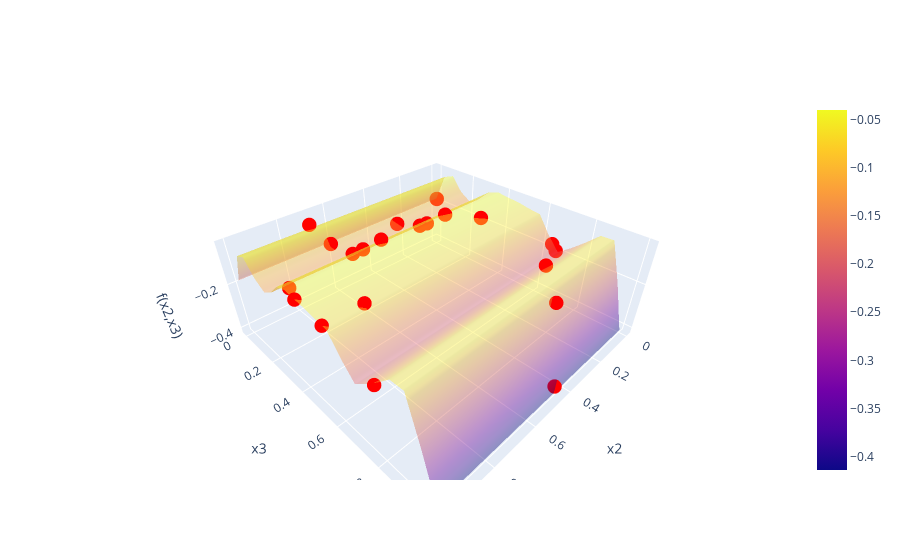

Notebook code for this chart:
### Markdown cell above
# Function 03

- standard Bayesian with beta = 0 gave something new
- seems dominated by x3
- ran dimension reduction to keep only x2 and x3
            - Kept x2 and x3
            - Treated x1 as "noise"
- no local model yet

Would benefit from maxing out current max and then exploring

### Code cell
f3_dimRed = BBfcn(3)

# strategy class for f3() to reduce dimension by removing x1
class f3dimRedTransform(Transformation):
    def __init__(self):
        pass
    def apply(self,data):
        data.drop(columns=["x1"],inplace=True)

tr = f3dimRedTransform()
f3_dimRed.transform(tr)
print(f3_dimRed)
f3_dimRed.plot_feature_correlations()
f3_dimRed.plot_correlations_with_cross_terms()
kernel = C(10, (0.001, 10)) * Matern(length_scale=[1,1],nu=2.5) + WhiteKernel(noise_level=0.1)
f3_dimRed.nextPointBayesianOptim(kernel,numgrid=20,acqFcn="UCB",beta=0.5)

kernel = C(10, (0.001, 10)) * Matern(length_scale=[1,1,1],nu=2.5) + WhiteKernel(noise_level=0.1)
f3.nextPointBayesianOptim(kernel,numgrid=20,acqFcn="UCB",beta=0)

### Figure 1 — Plotly figure (JSON) as saved in the notebook; plotly's stock layout.template omitted (floating-point values rounded to 4 significant figures; data arrays with more than 128 entries replaced by an {"elided": "..."} marker saying what was removed)
{"data": [{"opacity": 0.4, "type": "surface", "x": {"elided": "20x20 float values"}, "y": {"elided": "20x20 float values"}, "z": {"elided": "20x20 float values"}}, {"marker": {"color": "red", "size": 5}, "mode": "markers", "name": "Measured points", "type": "scatter3d", "x": [0.3439, 0.6441, 0.3985, 0.6116, 0.2199, 0.9414, 0.44, 0.3971, 0.2842, 0.697, 0.2978, 0.672, 0.2314, 0.7251, 0.8611, 1.0, 0.0, 1.0, 0.0, 0.0, 1.0], "y": [0.2487, 0.2724, 0.1734, 0.3402, 0.4582, 0.2694, 0.9909, 0.9198, 0.2263, 0.1492, 0.3436, 0.2463, 0.7706, 0.06609, 0.5668, 0.5562, 0.0, 0.7755, 0.6531, 0.6735, 0.4211], "z": [-0.1121, -0.08796, -0.1114, -0.03484, -0.04801, -0.1106, -0.3989, -0.1139, -0.1315, -0.09419, -0.04695, -0.106, -0.118, -0.03638, -0.05676, -0.06495, -0.184, -0.1312, -0.1724, -0.1953, -0.04703]}], "layout": {"scene": {"xaxis": {"title": {"text": "x2"}}, "yaxis": {"title": {"text": "x3"}}, "zaxis": {"title": {"text": "f(x2,x3)"}}}}}
